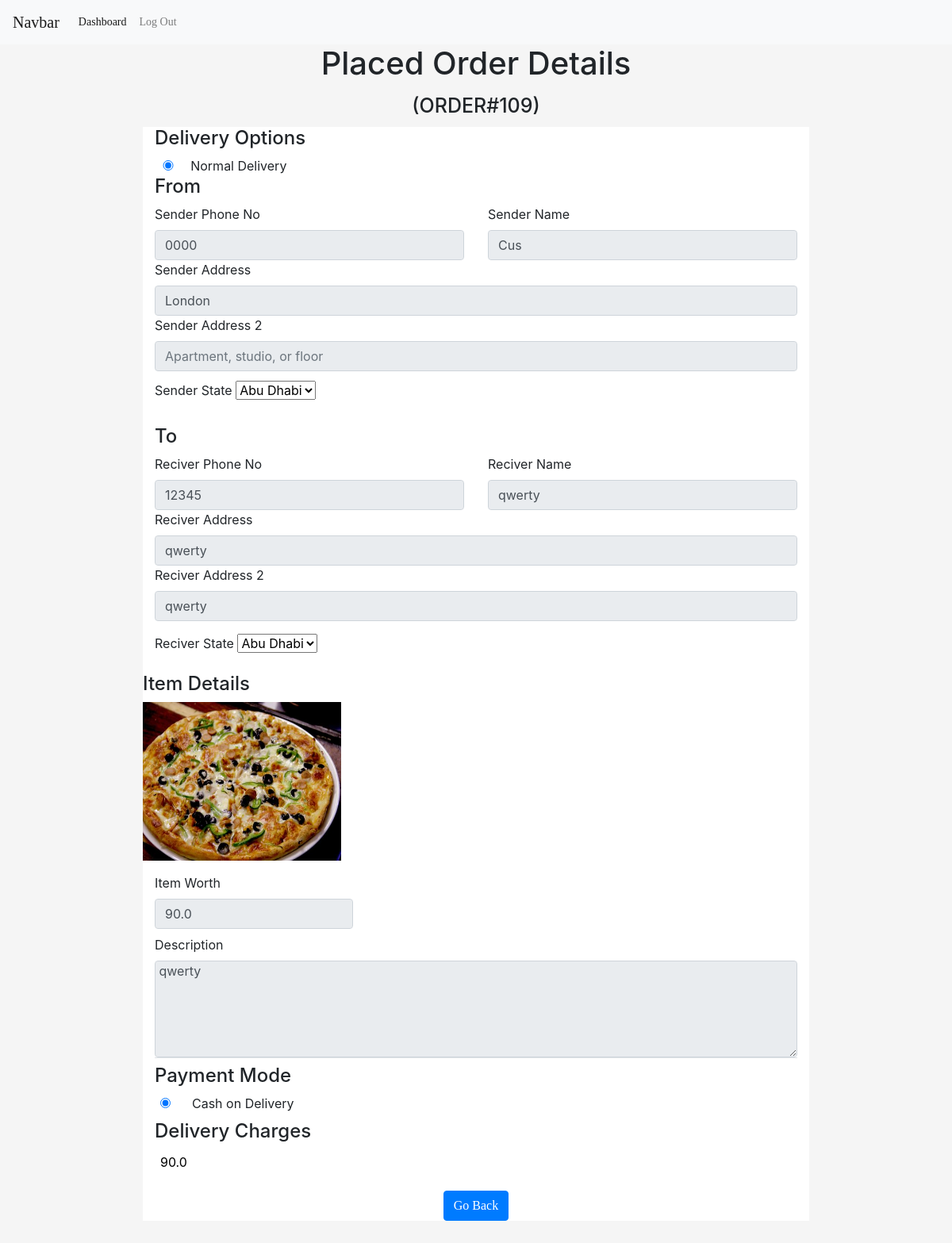
/orderdetailview/109, run on the app's committed database.
### Ample/models.py (models this page shows, shortened)
class Order(models.Model):
  UserID=models.ForeignKey(User, on_delete=models.CASCADE)
  DeliveryMethod=models.CharField(max_length=50, choices=DELIVERY_CHOICES)
  Phone=models.CharField(max_length=20)
  SenderName=models.CharField(max_length=50)
  Address1=models.CharField(max_length=250)
  Address2=models.CharField(max_length=250,null=True,blank=True)
  State=models.CharField(max_length=50)
  TodayDate=models.DateField(auto_now=True)
  DeliveryDate=models.DateField()
  Status=models.CharField(max_length=50, choices=STATUS_CHOICES,default="Pending")
  Reason=models.CharField(max_length=100,default="Empty",null=True,blank=True,unique=False)
  Charges=models.FloatField(default=0)
  Time=models.DateTimeField(auto_now=True)

class Reciver(models.Model):
  OrderID=models.ForeignKey(Order, on_delete=models.CASCADE)
  Phone=models.CharField(max_length=20)
  SenderName=models.CharField(max_length=50)
  Address1=models.CharField(max_length=250)
  Address2=models.CharField(max_length=250,null=True,blank=True)
  State=models.CharField(max_length=50)
  Time=models.DateTimeField(auto_now=True)

class Item(models.Model):
  OrderID=models.ForeignKey(Order, on_delete=models.CASCADE)
  Image = models.ImageField(upload_to='images/')
  Price=models.FloatField()
  Description=models.CharField(max_length=250,null=True)
  PaymentMehtod=models.CharField(max_length=100,null=True,blank=True,default="Cash on Delivery")
  Time=models.DateTimeField(auto_now=True)

### Ample/views.py (the view)
# urls.py: path('orderdetailview/<str:orderid>',views.orderdetailview,name='orderdetailview'),
def orderdetailview(request,orderid):
    try:
        ODR=Order.objects.get(id=orderid)
        ODRITEM=Item.objects.get(OrderID=orderid)
        ODRRECIVER=Reciver.objects.get(OrderID=orderid)
        return render(request,"Ample/viewdetails.html",{"ODR":ODR,"ODRITEM":ODRITEM,"ODRRECIVER":ODRRECIVER})
    except Exception as e:
        try:
            ODR=Order.objects.get(id=orderid)
            ODRITEM=Item.objects.get(OrderID=orderid)
            ODRRECIVER=e
            return render(request,"Ample/viewdetails.html",{"ODR":ODR,"ODRITEM":ODRITEM,"ODRRECIVER":ODRRECIVER,"msg":"(Reciver haven't provided information!!)"})
        except:
            return HttpResponseBadRequest("Order record doesn't exist its either deleted or remove...")

### Ample/templates/Ample/viewdetails.html (shortened to what this page needs)
{% load static %}
<!DOCTYPE html>
<html lang="en">
<head>
	<link rel="stylesheet" type="text/css" href="{% static 'Ample/vendor/bootstrap/css/bootstrap.min.css' %}">
	<link rel="stylesheet" type="text/css" href="{% static 'Ample/fonts/font-awesome-4.7.0/css/font-awesome.min.css' %}">
	<link rel="stylesheet" type="text/css" href="{% static 'Ample/fonts/Linearicons-Free-v1.0.0/icon-font.min.css' %}">
	<link rel="stylesheet" type="text/css" href="{% static 'Ample/vendor/animate/animate.css' %}">
	<link rel="stylesheet" type="text/css" href="{% static 'Ample/vendor/css-hamburgers/hamburgers.min.css' %}">
	<link rel="stylesheet" type="text/css" href="{% static 'Ample/vendor/animsition/css/animsition.min.css' %}">
	<link rel="stylesheet" type="text/css" href="{% static 'Ample/vendor/select2/select2.min.css' %}">
	<link rel="stylesheet" type="text/css" href="{% static 'Ample/vendor/daterangepicker/daterangepicker.css' %}">
	<link rel="stylesheet" type="text/css" href="{% static 'Ample/css/util.css' %}">
	<link rel="stylesheet" type="text/css" href="{% static 'Ample/css/main.css' %}">
	<link rel="stylesheet" href="https://cdn.jsdelivr.net/npm/bootstrap@4.3.1/dist/css/bootstrap.min.css"
>
</head>
<body style="background-color: whitesmoke;">
    <nav class="navbar navbar-expand-lg navbar-light bg-light">
        <a class="navbar-brand" href="#">Navbar</a>
        <div class="collapse navbar-collapse" id="navbarNavDropdown">
            <ul class="navbar-nav">
                <li class="nav-item active">
                    <a class="nav-link" href="{% url 'Login' %}">Dashboard</a>
                </li>
                <li class="nav-item ">
                    <a class="nav-link" href="{% url 'logout' %}">Log Out </a>
                </li>
            </ul>
        </div>
    </nav>
    <h1 style="text-align:center;">Placed Order Details <br> <span style="font-size:25px;">(ORDER#{{ODR.id}})</span></h1>
    <div class="container" style="width: 70%; background-color: white;">
        <form class="row g-3">
            <h4 class="col-12">Delivery Options  </h4>
            <div class="form-checkinput-group col-12" style="margin-left: 3% ;">
                <input checked type="radio" class="form-check-input col-6" id="validationFormCheck2" style="margin-left:-26% ;"
                    name="radio-stacked" readonly>
                <label class="form-check-label" for="validationFormCheck2">{{ODR.DeliveryMethod}}</label>
            </div>
            <h4 class="col-12">From</h4>
            <div class="col-md-6">
                <label for="Phone4" class="form-label">Sender Phone No </label>
                <input type="number" class="form-control" id="Phone4" value="{{ODR.Phone}}" readonly>
            </div>
            <div class="col-md-6">
                <label for="name" class="form-label">Sender Name </label>
                <input type="text" class="form-control" id="name" value="{{ODR.SenderName}}" readonly>
            </div>
            <div class="col-12">
                <label for="inputAddress" class="form-label">Sender Address </label>
                <input type="text" class="form-control" id="inputAddress" value="{{ODR.Address1}}" placeholder="1234 Main St" readonly>
            </div>
            <div class="col-12">
                <label for="inputAddress2" class="form-label">Sender Address 2</label>
                <input readonly type="text" class="form-control" id="inputAddress2" value="{{ODR.Address2}}" placeholder="Apartment, studio, or floor">
            </div>
            <div class="col-md-4">
                <label for="inputState" style="margin-top:5% ;" class="form-label">Sender State</label>
                <select id="inputState" class="form-select">
                    <option selected>{{ODR.State}}</option>
                </select>
            </div>
            <div class="col-12">
                <br>
            </div>
            <h4 class="col-12">To {{msg}}</h4>
            <div class="col-md-6">
                <label for="Phone4" class="form-label">Reciver Phone No </label>
                <input type="number" class="form-control" value="{{ODRRECIVER.Phone}}" id="Phone4" readonly>
            </div>
            <div class="col-md-6">
                <label for="name" class="form-label">Reciver Name </label>
                <input type="text" class="form-control" value="{{ODRRECIVER.SenderName}}" id="name" readonly>
            </div>
            <div class="col-12">
                <label for="inputAddress" class="form-label">Reciver Address </label>
                <input type="text" class="form-control" value="{{ODRRECIVER.Address1}}" id="inputAddress" placeholder="1234 Main St" readonly>
            </div>
            <div class="col-12">
                <label for="inputAddress2" class="form-label">Reciver Address 2</label>
                <input type="text" class="form-control" value="{{ODRRECIVER.Address2}}" id="inputAddress2" placeholder="Apartment, studio, or floor" readonly>
            </div>
            <div class="col-md-12">
                <label for="inputState" class="form-label" style="margin-top:2% ;">Reciver State</label>
                <select id="inputState" class="form-select">
                    <option selected>{{ODRRECIVER.State}}</option>
                </select>
                <br>
            </div>
            <h4 style="margin-top:2% ;">Item Details </h4>
            <br>
            <div class="input-group mb-3">
                <img src="{{ODRITEM.Image.url}}" height="200px" width="250px" alt="Item-Image">
                <br>
            </div>
            <div class="col-4">
                <label for="inputPrice" class="form-label">Item Worth</label>
                <input type="number" class="form-control" value="{{ODRITEM.Price}}" id="inputPrice" placeholder="AED" readonly>
            </div>
            <div class=" col-md-12" style="margin-top:1% ;">
                <label class="col-md-12 p-0">Description</label>
                <div class="col-md-12 border-bottom p-0">
                    <textarea rows="5" class="form-control p-0 border-1"  placeholder="Description" readonly>{{ODRITEM.Description}} </textarea>
                </div>
            </div>
            <h4 class="col-12" style="margin-top: 1%;">Payment Mode </span> </h4>
            <div class="form-checkinput-group " style="margin-left: 5% ;">
                <input checked type="radio" class="form-check-input" readonly>
                <label class="form-check-label" for="validationFormCheck4">{{ODRITEM.PaymentMehtod}}</label>
            </div>
            <h4 class="col-12" style="margin-top: 1%;">Delivery Charges </span> </h4>
            <div class="form-checkinput-group " style="margin-left: 5% ;">
                <input  type="text" class="form-check-input" value="{{ODR.Charges}}" readonly>
            </div>
            <div class="col-12">
                <br>
            </div>
            <div class="col-12" style="text-align:center ;">
                <a href="" onclick="history.back()" class="btn btn-primary">Go Back</a>
            </div>
        </form>
    </div>
    <br>
    <br>
</body>
</html>

### Ample/static/Ample/css/main.css (style rules this page uses)
* { margin: 0px; padding: 0px; box-sizing: border-box; }
body, html { height: 100%; font-family: Poppins-Regular, sans-serif; }
a { font-family: Poppins-Regular; font-size: 14px; line-height: 1.7; color: #666666; margin: 0px; transition: all 0.4s; -webkit-transition: all 0.4s; -o-transition: all 0.4s; -moz-transition: all 0.4s; }
h1,h2,h3,h4,h5,h6 { margin: 0px; }
ul, li { margin: 0px; list-style-type: none; }
input { outline: none; border: none; }
textarea { outline: none; border: none; }
label { display: block; margin: 0; }

### data on the page
Order: id "109", DeliveryMethod "Normal Delivery", Phone "0000", SenderName "Cus", Address1 "London", State "Abu Dhabi", Charges "90.0"
Reciver: Phone "12345", SenderName "qwerty", Address1 "qwerty", Address2 "qwerty", State "Abu Dhabi"
Item: Image (picture), Price "90.0", Description "qwerty", PaymentMehtod "Cash on Delivery"
